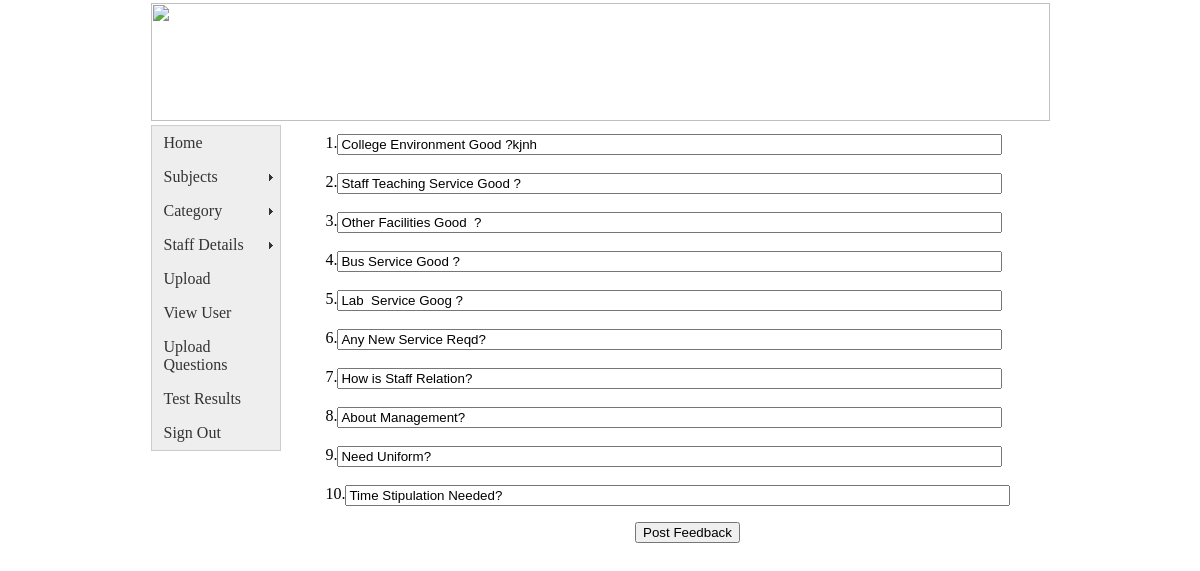
Page /admin/feedback.php (signed in) on the committed database.
### tables this page shows
CREATE TABLE IF NOT EXISTS `feedback` (
  `fid` int(20) NOT NULL auto_increment,
  `fques` varchar(500) NOT NULL,
  PRIMARY KEY  (`fid`)
);

### admin/feedback.php (the view, shortened to what this page needs)
<?php require_once('../Connections/db_conn.php'); ?>
<?php
$editFormAction = $_SERVER['PHP_SELF'];
if (isset($_SERVER['QUERY_STRING'])) {
  $editFormAction .= "?" . htmlentities($_SERVER['QUERY_STRING']);
}
$query_Recordset1 = "SELECT * FROM feedback WHERE fid = 1";
$Recordset1 = mysql_query($query_Recordset1, $db_conn) or die(mysql_error());
$row_Recordset1 = mysql_fetch_assoc($Recordset1);
$query_Recordset2 = "SELECT * FROM feedback WHERE fid = 2";
$Recordset2 = mysql_query($query_Recordset2, $db_conn) or die(mysql_error());
$row_Recordset2 = mysql_fetch_assoc($Recordset2);
$query_Recordset3 = "SELECT * FROM feedback WHERE fid = 3";
$Recordset3 = mysql_query($query_Recordset3, $db_conn) or die(mysql_error());
$row_Recordset3 = mysql_fetch_assoc($Recordset3);
$query_Recordset4 = "SELECT * FROM feedback WHERE fid = 4";
$Recordset4 = mysql_query($query_Recordset4, $db_conn) or die(mysql_error());
$row_Recordset4 = mysql_fetch_assoc($Recordset4);
$query_Recordset5 = "SELECT * FROM feedback WHERE fid = 5";
$Recordset5 = mysql_query($query_Recordset5, $db_conn) or die(mysql_error());
$row_Recordset5 = mysql_fetch_assoc($Recordset5);
$query_Recordset6 = "SELECT * FROM feedback WHERE fid = 6";
$Recordset6 = mysql_query($query_Recordset6, $db_conn) or die(mysql_error());
$row_Recordset6 = mysql_fetch_assoc($Recordset6);
$query_Recordset7 = "SELECT * FROM feedback WHERE fid = 7";
$Recordset7 = mysql_query($query_Recordset7, $db_conn) or die(mysql_error());
$row_Recordset7 = mysql_fetch_assoc($Recordset7);
$query_Recordset8 = "SELECT * FROM feedback WHERE fid = 8";
$Recordset8 = mysql_query($query_Recordset8, $db_conn) or die(mysql_error());
$row_Recordset8 = mysql_fetch_assoc($Recordset8);
$query_Recordset9 = "SELECT * FROM feedback WHERE fid = 9";
$Recordset9 = mysql_query($query_Recordset9, $db_conn) or die(mysql_error());
$row_Recordset9 = mysql_fetch_assoc($Recordset9);
$query_Recordset10 = "SELECT * FROM feedback WHERE fid = 10";
$Recordset10 = mysql_query($query_Recordset10, $db_conn) or die(mysql_error());
$row_Recordset10 = mysql_fetch_assoc($Recordset10);
?>
<!DOCTYPE html PUBLIC "-//W3C//DTD XHTML 1.0 Transitional//EN" "http://www.w3.org/TR/xhtml1/DTD/xhtml1-transitional.dtd">
<html xmlns="http://www.w3.org/1999/xhtml">
<head>
<link href="../SpryAssets/SpryMenuBarVertical.css" rel="stylesheet" type="text/css" />
</head>
<link href="style.css" type="text/css" rel="stylesheet" />
<body >
<table width="100%" border="0" cellspacing="0" cellpadding="0"  height="100%" class="maintable" >
<tr>
  <td align="center">
      <table width="900" border="0" height="900" >
  <tr>
    <td height="91"  colspan="2"><img src="../images/banner.jpg" width="899" height="118" /></td>
    </tr>
  <tr>
    <td width="166" s>
    <ul id="MenuBar1" class="MenuBarVertical">
<?php
include('menu.php');
?>
</ul></td>
    <td width="729" style="text-align:left; vertical-align:top; padding-top:10px; padding-left:10px;">
    <form name="form"  action="<?php echo $editFormAction; ?>" method="POST">
    <table width="623" border="0" cellpadding="00" cellspacing="0">
      <tr>
        <td width="20">1.</td>
        <td width="169"><input name="textfield" type="text" id="textfield" value="<?php echo $row_Recordset1['fques']; ?>" size="80" /></td>
      </tr>
      <tr>
        <td>&nbsp;</td>
        <td>&nbsp;</td>
      </tr>
    </table>
      <table width="623" border="0" cellpadding="0" cellspacing="0">
        <tr>
          <td width="20">2.</td>
          <td width="169"><input name="textfield2" type="text" id="textfield2" value="<?php echo $row_Recordset2['fques']; ?>" size="80" /></td>
          </tr>
        <tr>
          <td>&nbsp;</td>
          <td>&nbsp;</td>
        </tr>
      </table>
      <table width="623" border="0" cellpadding="0" cellspacing="0">
        <tr>
          <td width="20">3.</td>
          <td width="169"><input name="textfield3" type="text" id="textfield3" value="<?php echo $row_Recordset3['fques']; ?>" size="80" /></td>
        </tr>
        <tr>
          <td>&nbsp;</td>
          <td>&nbsp;</td>
        </tr>
      </table>
      <table width="623" border="0" cellpadding="0" cellspacing="0">
        <tr>
          <td width="20">4.</td>
          <td width="169"><input name="textfield4" type="text" id="textfield4" value="<?php echo $row_Recordset4['fques']; ?>" size="80" /></td>
        </tr>
        <tr>
          <td>&nbsp;</td>
          <td>&nbsp;</td>
        </tr>
      </table>
      <table width="623" border="0" cellpadding="0" cellspacing="0">
        <tr>
          <td width="20">5.</td>
          <td width="169"><input name="textfield5" type="text" id="textfield5" value="<?php echo $row_Recordset5['fques']; ?>" size="80" /></td>
        </tr>
        <tr>
          <td>&nbsp;</td>
          <td>&nbsp;</td>
        </tr>
      </table>
      <table width="623" border="0" cellpadding="0" cellspacing="0">
        <tr>
          <td width="20">6.</td>
          <td width="169"><input name="textfield6" type="text" id="textfield6" value="<?php echo $row_Recordset6['fques']; ?>" size="80" /></td>
        </tr>
        <tr>
          <td>&nbsp;</td>
          <td>&nbsp;</td>
        </tr>
      </table>
      <table width="623" border="0" cellpadding="0" cellspacing="0">
        <tr>
          <td width="20">7.</td>
          <td width="169"><input name="textfield7" type="text" id="textfield7" value="<?php echo $row_Recordset7['fques']; ?>" size="80" /></td>
        </tr>
        <tr>
          <td>&nbsp;</td>
          <td>&nbsp;</td>
        </tr>
      </table>
      <table width="623" border="0" cellpadding="0" cellspacing="0">
        <tr>
          <td width="20">8.</td>
          <td width="169"><input name="textfield8" type="text" id="textfield8" value="<?php echo $row_Recordset8['fques']; ?>" size="80" /></td>
        </tr>
        <tr>
          <td>&nbsp;</td>
          <td>&nbsp;</td>
        </tr>
      </table>
      <table width="623" border="0" cellpadding="0" cellspacing="0">
        <tr>
          <td width="24">9.</td>
          <td width="581"><input name="textfield9" type="text" id="textfield9" value="<?php echo $row_Recordset9['fques']; ?>" size="80" /></td>
        </tr>
        <tr>
          <td>&nbsp;</td>
          <td>&nbsp;</td>
        </tr>
      </table>
      <table width="623" border="0" cellpadding="0" cellspacing="0">
        <tr>
          <td width="20">10.</td>
          <td width="169"><input name="textfield10" type="text" id="textfield10" value="<?php echo $row_Recordset10['fques']; ?>" size="80" /></td>
        </tr>
      </table>
      <p align="center"><input type="submit" value="Post Feedback"  /></p>
    </form>
      </td>
  </tr>
</table>
  </td>
</tr>
</table>
</body>
</html>

### SpryAssets/SpryMenuBarVertical.css (style rules this page uses)
ul.MenuBarVertical { margin: 0; padding: 0; list-style-type: none; font-size: 100%; cursor: default; width: 8em; }
ul.MenuBarVertical { border: 1px solid #CCC; }

### admin/style.css (style rules this page uses)
body { margin:0; }
.maintable { background-color:#FFF; }
td { vertical-align:top; }

### rows in the picture
feedback: textfield "College Environment Good ?kjnh"
feedback: textfield2 "Staff Teaching Service Good ?"
feedback: textfield3 "Other Facilities Good ?"
feedback: textfield4 "Bus Service Good ?"
feedback: textfield5 "Lab Service Goog ?"
feedback: textfield6 "Any New Service Reqd?"
feedback: textfield7 "How is Staff Relation?"
feedback: textfield8 "About Management?"
feedback: textfield9 "Need Uniform?"
feedback: textfield10 "Time Stipulation Needed?"
